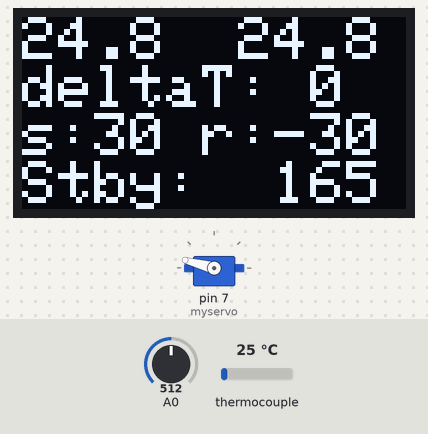
Simulated run of this sketch. Board: Arduino Uno, built with avr-gcc and run on an emulated ATmega328P. Shown: 128×64 one-colour display, servo. Inputs (shaded band) come from the test bench; at power-on: A0 = 512, thermocouple 25 °C. What the sketch prints to the serial monitor is not drawn.

Above: at 2.2 s.
2.3 s: A0 set to 716
At 3.3 s:
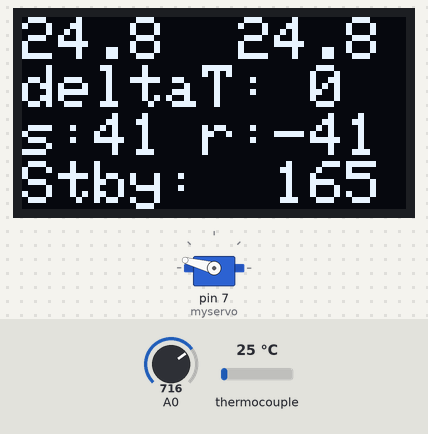
3.8 s: thermocouple set to 6 °C
At 5.0 s:
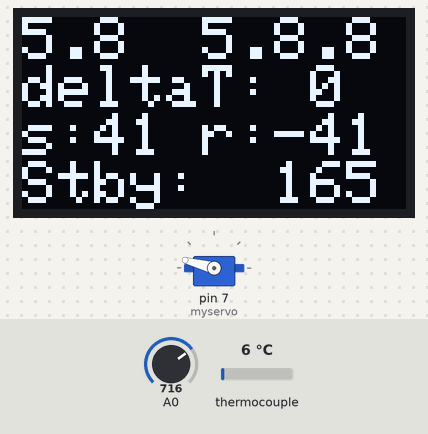
5.4 s: A0 set to 900
At 6.6 s:
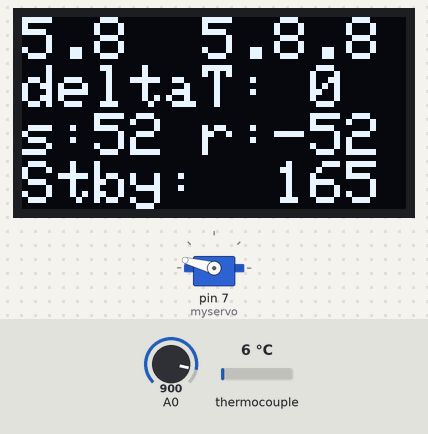
6.9 s: thermocouple set to 75 °C
At 7.2 s:
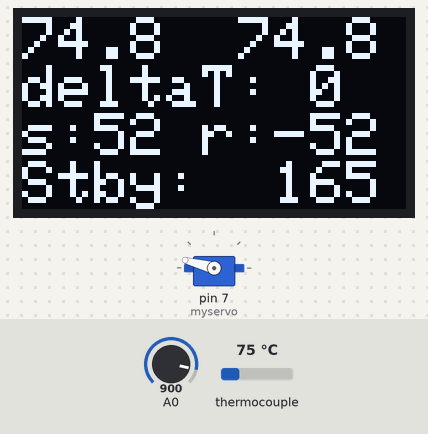
8.4 s: A0 set to 1023
At 8.8 s:
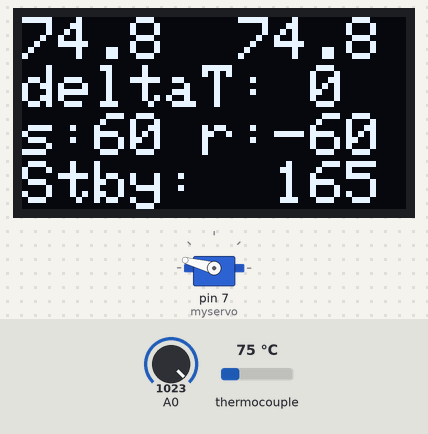
10.0 s: thermocouple set to 150 °C
At 10.6 s:
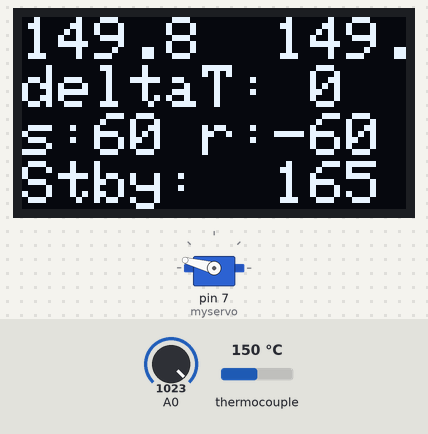
Timing chart, 0 to 12.5 s (numbered marks = the images above; inputs shaded):
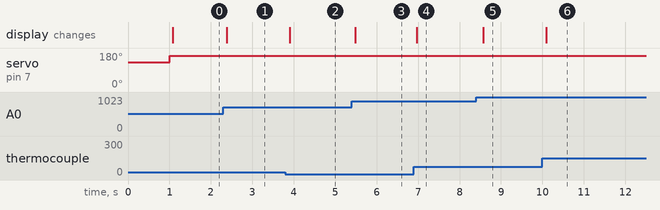

Measured:
- after the input at 2.3 s, the display: changes after 0.09 s (image 1)
- after the input at 3.8 s, the display: changes after 0.10 s (image 2)
- after the input at 5.4 s, the display: changes after 0.08 s (image 3)
- after the input at 6.9 s, the display: changes after 0.07 s (image 4)
- after the input at 8.4 s, the display: changes after 0.18 s (image 5)
- after the input at 10.0 s, the display: changes after 0.09 s (image 6)

The sketch:

KWR6_auto_und_man_ventset.ino
```cpp
/* ###################################
Mit Zeitverzögerungen Zeile 42 und 222, activeOn in Zeile 50, 102
Das Poti stellt normalerweise den Sollwert ein.
und optional manuelle Steuerung des Servos durch das Poti in Zeile 115
#######################################*/


/* ####################################
Die PT-100 Messung basiert auf "Adafruit_MAX31865_library" und dem Beipiel "max31865.ino".
Die OLED Anzeige basiert auf der Library "SSD1306Ascii" und dem Beispiel "Wire128x64.ino".
Die Servo Ansteuerung basiert auf der internen Library "servo.h" und dem Tutorial
https://docs.arduino.cc/learn/electronics/servo-motors/
Die Zeitverzögerung für die Servoschritte basiert auf der Library "elapsedMillis.h".
########################################*/

#include <Adafruit_MAX31865.h>  // für PT-100 Messung
#include <Wire.h>               // für OLED I2C
#include "SSD1306Ascii.h"       // für OLED I2C
#include "SSD1306AsciiWire.h"   // für OLED I2C
#include <Servo.h>              // für Servo Ansteuerung
#include <elapsedMillis.h>      // für Die Zeitverzögerung der Servo Schritte, ohne den Loop mit delay() aufzuhslten

#define RREF 430.0      // The value of the Rref resistor. Use 430.0 for PT100 and 4300.0 for PT1000
#define RNOMINAL 100.0  // The 'nominal' 0-degrees-C resistance of the sensor

#define I2C_ADDRESS 0x3C  // for OLED 0X3C+SA0 - 0x3C or 0x3D
#define RST_PIN -1        // Use internal Arduino Reset for OLED.
//#### Objekte erzeugen####
//erzeugt 2 Thermometer Objekte und definiert die verwendeten Pins ffür das SPI Interface
Adafruit_MAX31865 thermo_A = Adafruit_MAX31865(10, 11, 12, 13);  // Use software SPI: CS, DI, DO, CLK // Define pins for dual MAX31865
Adafruit_MAX31865 thermo_B = Adafruit_MAX31865(9, 11, 12, 13);
// erzeugt ein SSD1306 Objekt "oled"
SSD1306AsciiWire oled;
// erzeugt ein Servomotor-Objekt "myservo" // maximal können acht Servomotor-Objekte erzeugt werden
Servo myservo;
// Timer Objekte (global, sonst wird der Timer bei jedem loop neu gestartet)
elapsedMillis timeElapsed1;  //Timer für "Ventil öffnen"
elapsedMillis timeElapsed2;  //Timer für "Ventil schließen"
elapsedMillis timeElapsed3;  //Timer für langsameren Serial Print

//######## globale Variablen######
// Ventil Steuerung
int vent_max = 0;             // Servo voll CCW, von hinten gesehen - Ventil voll offen
int vent_min = 165;           // Servo voll CW, von hinten gesehen - Ventil nur noch leicht offen
int vent_set = vent_min - 0;  // Variable, die die Servoposition (Winkel 180 bis 0 Grad) speichert
bool activeOn = false;        // wird true wenn KW Ausgang erstmals deutlich höher wird als KW Eingang

// Grenzwerte für Timer (global)
unsigned int interval1 = 1500;  // Zeitverzögerung in mSec pro Servo Schritt Ventil auf
unsigned int interval2 = 3000;  // Zeitverzögerung in mSec pro Servo Schritt Ventil zu
unsigned int interval3 = 100;   // Zeitverzögerung in mSec pro Serial Data Output


void setup() {
  activeOn = false;  // Servo-Steuerung zu Beginn deaktiviert

  Serial.begin(115000);  // für Ausgabe über seriellen Monitor aktivieren

  thermo_A.begin(MAX31865_4WIRE);  // PT-100 4-Wire aktivieren
  thermo_B.begin(MAX31865_4WIRE);  // PT-100 4-Wire aktivieren

  Wire.begin();  // I2C Bus aktivieren
  Wire.setClock(400000L);
  oled.setFont(Adafruit5x7);
  oled.begin(&Adafruit128x64, I2C_ADDRESS, RST_PIN);

  myservo.attach(7);             // an welchem Pin ist der Servomotor angeschlossen
  myservo.write(vent_min - 35);  // Ventil leicht öffnen um Durchfluss sicherzustellen
  delay(1000);
}

void loop() {
  float degC_A{};         // KW Ausgang
  float degC_B{};         // KW Eingang
  int delta_T{};          // KwAus minus KwEin
  float offset_A = -0.2;  // Korrekturwert A für die Kalibrierung (pos. Wert erhöht die Anzeige)
  float offset_B = -0.2;  // Korrekturwert B für die Kalibrierung (pos. Wert erhöht die Anzeige)
  int error_T{};

  degC_A = readSensorA(offset_A);  // Sensor A Temperatur speichern (KW Ausgang) mit Kalibrieroffset
  printFaultA();
  degC_B = readSensorB(offset_B);  // Sensor B Temperatur speichern (KW Eingang) mit Kalibrieroffset
  printFaultA();

  delta_T = degC_A - degC_B;  // KwAus minus KwEin, Ergebnis als Integer Value

  if (activeOn == false && delta_T > 4) {  // öffnet das Ventil einmalig, wenn erstmals KW Aus >> KW Ein
    vent_set = 115;                        // ca. 50% Durchfluss
    myservo.write(vent_set);
    delay(500);
    activeOn = true;  // und schaltet die Regelung auf aktiv
  }


  // Poti für Sollwert-Einstellung
  long int pot1Value = analogRead(A0);            // read the input on analog pin 0
  int sollWert = map(pot1Value, 0, 1023, 0, 60);  // speichere als Sollwert für delta_T vom Poti1

  /*######### Nur für manuellen Betrieb aktivieren - Für Automatik Betrieb auskommentieren
  vent_set = map(pot1Value, 0, 1023, 175, 60); // Direktsteuerung des Servos durch Poti
  myservo.write(vent_set);// Servo bewegt das Ventil
  delay(15);
  ##########*/

  //  /*######## Nur für Automatik Betrieb aktivieren - Für manuelle Servopositionierung auskommentieren
  error_T = delta_T - sollWert;       // Fehlersignal für die Regelung der Servoposition
  myservo.write(servo_set(error_T));  // Servo bewegt das Ventil ggf. nach Ablauf einer Wartezeit
  delay(15);
  //  ##########*/


  /* Ausgabe nur in bestimmten Zeitabständen um zu verhindern dass sich der Serial Monitor
    nach längerer Laufzeit aufhängt */
  if (timeElapsed3 > interval3) {
    printSerial(activeOn, sollWert, delta_T, error_T, vent_set);
    timeElapsed3 = 0;
  }


  printOled(degC_A, degC_B, delta_T, sollWert, error_T, vent_set);


  delay(50);

}  // Ende loop ********************************************

//################Funktionen##########################

// Read Sensor A KW Ausgang mit Kalibrieroffset
float readSensorA(float offset_A) {
  return thermo_A.temperature(RNOMINAL, RREF) + offset_A;
}

// Read Sensor B KW Eingang mit Kalibrieroffset
float readSensorB(float offset_B) {
  return thermo_B.temperature(RNOMINAL, RREF) + offset_B;
}

// Check and print any faults Sensor A
void printFaultA() {
  uint8_t fault_A = thermo_A.readFault();
  if (fault_A) {
    Serial.print("Fault 0x");
    Serial.println(fault_A, HEX);
    if (fault_A & MAX31865_FAULT_HIGHTHRESH) {
      Serial.println("RTD High Threshold");
    }
    if (fault_A & MAX31865_FAULT_LOWTHRESH) {
      Serial.println("RTD Low Threshold");
    }
    if (fault_A & MAX31865_FAULT_REFINLOW) {
      Serial.println("REFIN- > 0.85 x Bias");
    }
    if (fault_A & MAX31865_FAULT_REFINHIGH) {
      Serial.println("REFIN- < 0.85 x Bias - FORCE- open");
    }
    if (fault_A & MAX31865_FAULT_RTDINLOW) {
      Serial.println("RTDIN- < 0.85 x Bias - FORCE- open");
    }
    if (fault_A & MAX31865_FAULT_OVUV) {
      Serial.println("Under/Over voltage");
    }
    thermo_A.clearFault();
  }
}

// Check and print any faults Sensor B
void printFaultB() {
  uint8_t fault_B = thermo_B.readFault();
  if (fault_B) {
    Serial.print("Fault 0x");
    Serial.println(fault_B, HEX);
    if (fault_B & MAX31865_FAULT_HIGHTHRESH) {
      Serial.println("RTD High Threshold");
    }
    if (fault_B & MAX31865_FAULT_LOWTHRESH) {
      Serial.println("RTD Low Threshold");
    }
    if (fault_B & MAX31865_FAULT_REFINLOW) {
      Serial.println("REFIN- > 0.85 x Bias");
    }
    if (fault_B & MAX31865_FAULT_REFINHIGH) {
      Serial.println("REFIN- < 0.85 x Bias - FORCE- open");
    }
    if (fault_B & MAX31865_FAULT_RTDINLOW) {
      Serial.println("RTDIN- < 0.85 x Bias - FORCE- open");
    }
    if (fault_B & MAX31865_FAULT_OVUV) {
      Serial.println("Under/Over voltage");
    }
    thermo_B.clearFault();
  }
}

// Berechne Servo Stellung aus dem Verhalten von error_T und stelle den Servo nach Ablauf einer Wartezeit
// gibt den vent_set Wert zurück
int servo_set(int error_T) {

  if (error_T >= 50)  // Kühlwasser Ausgang hat Übertemperatur
  {
    vent_set = vent_max;
    vent_set = constrain(vent_set, vent_max, vent_min);  //Öffne das Ventil sofort bis auf vent_max
  } else if (error_T >= 5 && error_T < 50)               // Kühlwasser Ausgang etwas zu warm
  {
    if (timeElapsed1 > interval1) {  // Öffne das Ventil langsam nach Ablauf der Wartezeit oder kehre sofort zurück zu loop
      vent_set -= 5;
      vent_set = constrain(vent_set, vent_max, vent_min);  //Reduzierung vent_set öffnet das Ventil
      timeElapsed1 = 0;                                    // reset the counter to 0 so the counting starts over...
    }
  }


  else if (error_T <= -5 && error_T > -20)  // Kühlwasser Ausgang etwas zu kühl
  {
    if (timeElapsed2 > interval2) {  // Schließe das Ventil langsam nach Ablauf der Wartezeit oder kehre sofort zurück zu loop
      vent_set += 2;
      vent_set = constrain(vent_set, vent_max, vent_min);  //Erhöhung vent_set schließt das Ventil
      timeElapsed2 = 0;                                    // reset the counter to 0 so the counting starts over...
    }
  } else if (error_T <= -20)  // Kühlwasser Ausgang sehr kühl - Vermutlich Heizung aus
  {
    if (timeElapsed2 > interval2) {  //Schließe das Ventil sofort bis auf vent_max
      vent_set = vent_min;
      vent_set = constrain(vent_set, vent_max, vent_min);
      timeElapsed2 = 0;  // reset the counter to 0 so the counting starts over...
    }
  }


  return vent_set;
}

// Drucke 5 Werte in einer Zeile über Serial Monitor
void printSerial(int activeOn, int sollWert, int delta_T, int error_T, int vent_set) {
  Serial.print("activeOn: ");
  Serial.print(activeOn);
  Serial.print("\t");
  Serial.print("Sollwert: ");
  Serial.print(sollWert);
  Serial.print("\t");

  Serial.print("Delta_T: ");
  Serial.print(delta_T);
  Serial.print("\t");

  Serial.print("error_T: ");
  Serial.print(error_T);
  Serial.print("\t");

  Serial.print("vent_set: ");
  Serial.println(vent_set);
}

// Drucke 6 Werte auf das OLED
void printOled(float degC_A, float degC_B, int delta_T, int sollWert, int error_T, int vent_set) {

  oled.setCursor(0, 0);
  oled.set2X();

  oled.print(degC_A, 1);  // KW Ausgang
  oled.print("  ");
  oled.println(degC_B, 1);  // KW Eingang
  // die nachfolgenden Integer Werte werden zur Ausgabe als float übergeben
  // und die Nachkommastellen auf Null gesetzt
  // weil das OLED Integer falsch darstellt
  oled.print("deltaT:");
  oled.print(' ');
  oled.println(float(delta_T), 0);
  oled.print("s:");
  oled.print(float(sollWert), 0);
  oled.print(' ');
  oled.print("r:");
  oled.println(float(error_T), 0);  // Sollwert - delta_T

  if (activeOn == false) {  // drucke Stby: oder On: , abhängig von activeOn Wert
    oled.set2X();
    oled.print("Stby: ");
  } else {
    oled.set2X();
    oled.print("On:   ");
  }
  oled.print(' ');
  oled.print(float(vent_set), 0);  // Ausgabe Ventilstellung, 180 = geschlossen, 0 = offen
}
```
